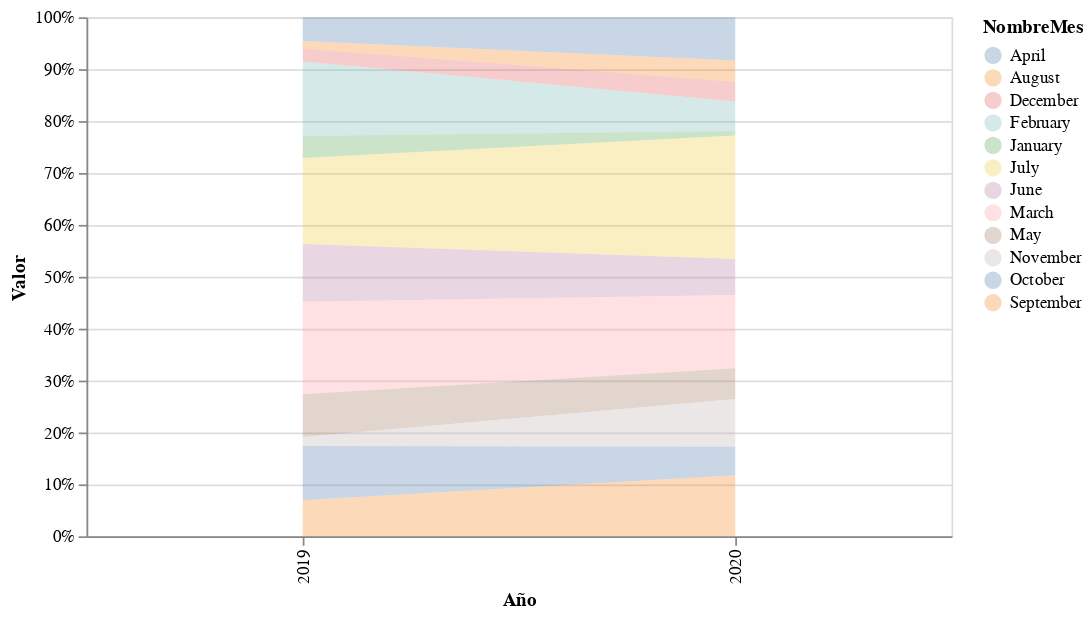

Notebook code for this chart:
### Code cell
alt.Chart(Conteo_leticia_mes
).mark_area(opacity = 0.3
).encode(
    x = "Año:O",
    y = alt.Y("Valor:Q", 
              stack="normalize",
              axis = alt.Axis(format='%')
             ),
    color = alt.Order(
        "NombreMes:N",
        sort="ascending")
).properties(
    width=500,
    height=300
)

### Figure 1 — Vega-Lite specification as saved in the notebook (floating-point values rounded to 4 significant figures)
{"config": {"view": {"continuousWidth": 400, "continuousHeight": 300}}, "data": {"name": "data-c50634400119268ac38407bf39c1a131"}, "mark": {"type": "area", "opacity": 0.3}, "encoding": {"color": {"type": "nominal", "field": "NombreMes", "sort": "ascending"}, "x": {"type": "ordinal", "field": "Año"}, "y": {"type": "quantitative", "axis": {"format": "%"}, "field": "Valor", "stack": "normalize"}}, "height": 300, "width": 500, "$schema": "https://vega.github.io/schema/vega-lite/v4.8.1.json", "datasets": {"data-c50634400119268ac38407bf39c1a131": [{"Año": "2019", "NombreMes": "April", "Mes": 4, "Valor": 195083202}, {"Año": "2019", "NombreMes": "August", "Mes": 8, "Valor": 63268750}, {"Año": "2019", "NombreMes": "December", "Mes": 12, "Valor": 106100000}, {"Año": "2019", "NombreMes": "February", "Mes": 2, "Valor": 615105632}, {"Año": "2019", "NombreMes": "January", "Mes": 1, "Valor": 181402700}, {"Año": "2019", "NombreMes": "July", "Mes": 7, "Valor": 710721025}, {"Año": "2019", "NombreMes": "June", "Mes": 6, "Valor": 476196801}, {"Año": "2019", "NombreMes": "March", "Mes": 3, "Valor": 762402272}, {"Año": "2019", "NombreMes": "May", "Mes": 5, "Valor": 352416029}, {"Año": "2019", "NombreMes": "November", "Mes": 11, "Valor": 74550980}, {"Año": "2019", "NombreMes": "October", "Mes": 10, "Valor": 447823490}, {"Año": "2019", "NombreMes": "September", "Mes": 9, "Valor": 297994488}, {"Año": "2020", "NombreMes": "April", "Mes": 4, "Valor": 592871654}, {"Año": "2020", "NombreMes": "August", "Mes": 8, "Valor": 290016340}, {"Año": "2020", "NombreMes": "December", "Mes": 12, "Valor": 273207117}, {"Año": "2020", "NombreMes": "February", "Mes": 2, "Valor": 404238343}, {"Año": "2020", "NombreMes": "January", "Mes": 1, "Valor": 60565950}, {"Año": "2020", "NombreMes": "July", "Mes": 7, "Valor": 1694932591}, {"Año": "2020", "NombreMes": "June", "Mes": 6, "Valor": 492660633}, {"Año": "2020", "NombreMes": "March", "Mes": 3, "Valor": 1003710610}, {"Año": "2020", "NombreMes": "May", "Mes": 5, "Valor": 423312706}, {"Año": "2020", "NombreMes": "November", "Mes": 11, "Valor": 655215428}, {"Año": "2020", "NombreMes": "October", "Mes": 10, "Valor": 389924930}, {"Año": "2020", "NombreMes": "September", "Mes": 9, "Valor": 837982879}]}}
